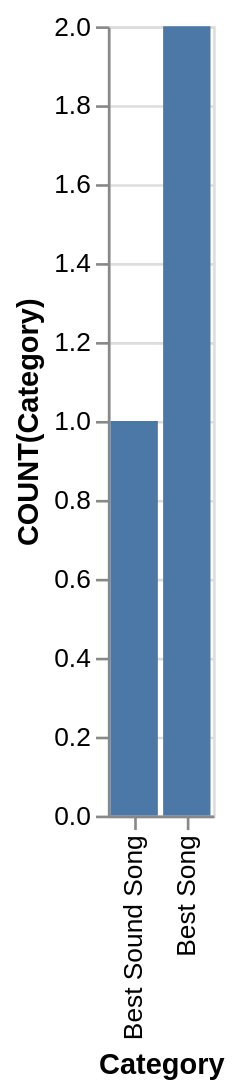

Here is the Vega-Lite specification saved for this chart:
### Vega-Lite specification from a JSON file in a GitHub repository (floating-point values rounded to 4 significant figures)
{"data": {"values": [{"x_data": "Best Sound Song", "y_data": 1}, {"x_data": "Best Song", "y_data": 2}]}, "mark": "bar", "encoding": {"x": {"field": "x_data", "type": "nominal", "title": "Category", "sort": "descending"}, "y": {"field": "y_data", "type": "quantitative", "title": "COUNT(Category)"}}}
